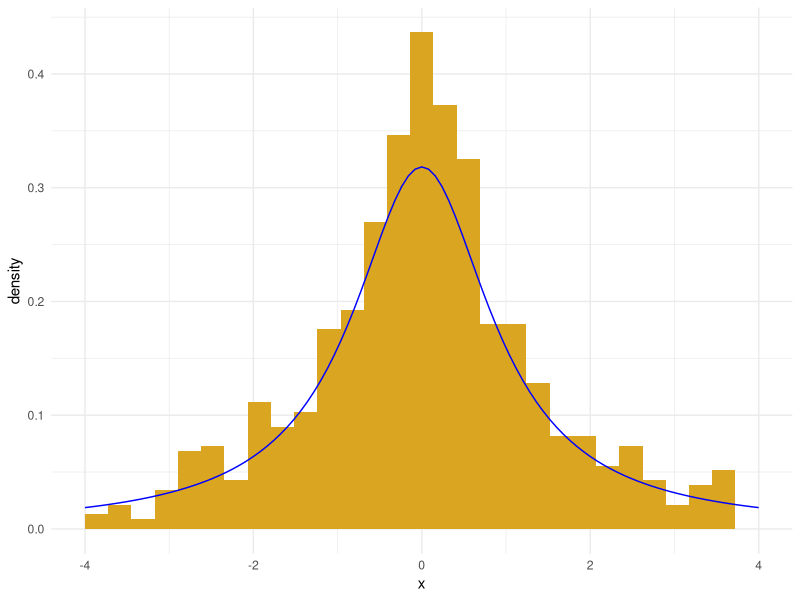
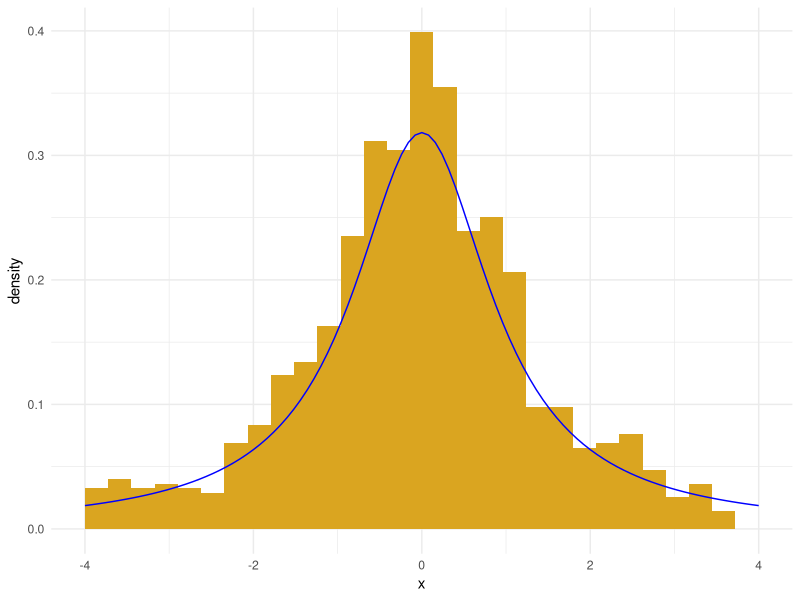
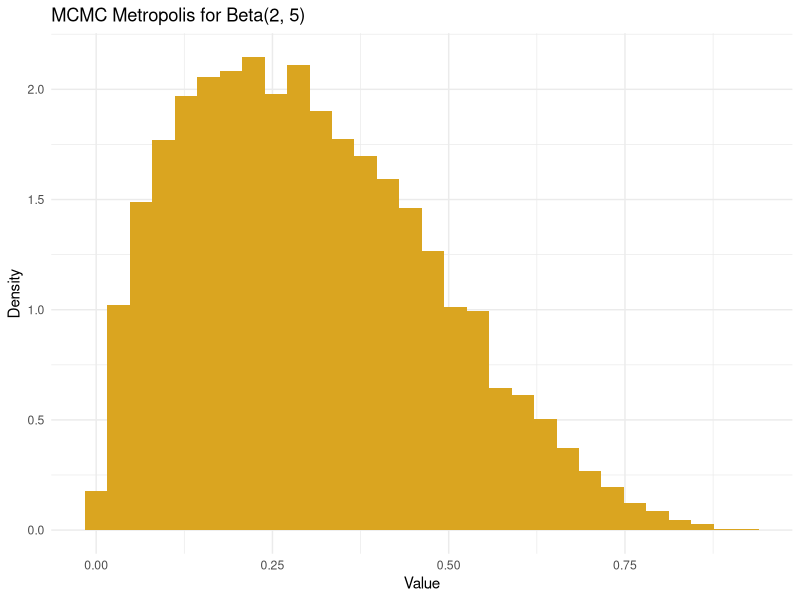
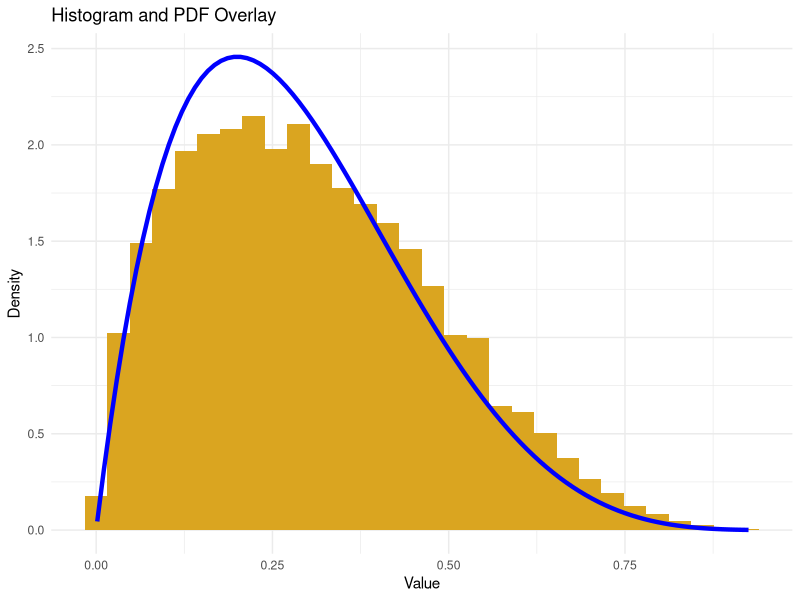

Here is the R script that generated these plots, in order:
## ---- chunk 1
knitr::opts_chunk$set(echo = TRUE)
library(rstudioapi)
library(ggplot2)
library(tidyverse)
## ---- chunk 2
# Function to draw random samples from Cauchy distribution using Inverse CDF
draw_cauchy_samples <- function(n) {
  # get n random values from U(0,1)
  probs <- runif(n)
  
  # Inverse CDF for Cauchy distribution
  x <- qcauchy(probs, location = 0, scale = 1)
  
  return(x)
}

# Number of samples
n_samples <- 1000

# Draw 1000 random samples from Cauchy distribution
cauchy_samples <- data.frame(x = draw_cauchy_samples(n_samples))

# Plot the histogram and the true Cauchy density
cauchy_samples %>% 
  ggplot() +
  geom_histogram(aes(x = x, y = ..density..), fill = "goldenrod", bins = 30) +
  stat_function(fun = dcauchy, color = "blue", args = list(location = 0, scale = 1)) +
  xlim(c(-4, 4)) +  # Set x-axis limits to [-4, 4]
  theme_minimal()
## ---- chunk 3
# Load required libraries
library(ggplot2)

# Function to draw random samples from Cauchy distribution
draw_cauchy_samples_accept_reject <- function(n) {
  # define Cauchy density
  dcauchy_custom <- function(x) {
    return(dcauchy(x, location = 0, scale = 1))
  }
  
  # define parameters
  M <- 2.6
  n_samples <- n
  
  # create a vector to store samples
  samples <- c()
  count <- 0
  
  while(length(samples) < n_samples) {
    count <- count + 1
    
    # sample at random from x in the interval [-4, 4]
    x <- runif(1, -4, 4)
    
    # calculate f(x)
    fx <- dcauchy_custom(x)
    
    # calculate M * g(x)
    Mgx <- M * dunif(x, -4, 4)  # Using a uniform distribution for g(x) in the interval [-4, 4]
    
    # calculate acceptance probability
    prob <- fx / Mgx
    
    # draw random sample from U(0, 1)
    q <- runif(1)
    
    # accept or reject sample
    if (q < prob) {
      samples <- append(samples, x)
    }
  }
  
  return(samples)
}

# Number of samples
n_samples <- 1000

# Draw 1000 random samples from Cauchy distribution using Accept-Reject method
cauchy_samples_accept_reject <- draw_cauchy_samples_accept_reject(n_samples)

# Plot the histogram and the true Cauchy density
data.frame(x = cauchy_samples_accept_reject) %>%
  ggplot() +
  geom_histogram(aes(x = x, y = ..density..), fill = "goldenrod", bins = 30) +
  stat_function(fun = dcauchy, color = "blue", args = list(location = 0, scale = 1)) +
  xlim(c(-4, 4)) +  # Set x-axis limits to [-4, 4]
  theme_minimal()
## ---- chunk 4
# Define the Beta distribution function
dbeta_custom <- function(x) {
  return(dbeta(x, shape1 = 2, shape2 = 5))
}

# MCMC Metropolis algorithm for Beta distribution
n_samples <- 10000
count <- 0
samples <- c()
burn_in <- 100

# Initial point
x <- runif(1)

while (length(samples) < (n_samples + burn_in)) {
  count <- count + 1
  
  # Calculate f(x)
  fx <- dbeta_custom(x)
  
  # Generate candidate point at random from a uniform distribution
  x.star <- runif(1)
  
  # Calculate f(x.star)
  fx.star <- dbeta_custom(x.star)
  
  # Accept or reject sample
  if (fx.star > fx) {
    samples <- append(samples, x.star)
    x <- x.star
  } else {
    # Draw random sample from U(0,1)
    q <- runif(1)
    if (q < (fx.star / fx)) {
      samples <- append(samples, x.star)
      x <- x.star
    }
  }
}

# Remove burn-in
samples <- samples[(burn_in + 1):length(samples)]

# Plot the sample
data.frame(x = samples) %>%
  ggplot() +
  geom_histogram(aes(x = x, y = ..density..), fill = "goldenrod", bins = 30) +
  labs(title = "MCMC Metropolis for Beta(2, 5)", x = "Value", y = "Density") +
  theme_minimal()
## ---- chunk 5
# Define the Beta distribution function
dbeta_custom <- function(x) {
  return(dbeta(x, shape1 = 2, shape2 = 5))
}

# Plot histogram and overlay PDF
data.frame(x = samples) %>%
  ggplot() +
  geom_histogram(aes(x = x, y = ..density..), fill = "goldenrod", bins = 30) +
  stat_function(fun = dbeta_custom, color = "blue", size = 1.5) +
  labs(title = "Histogram and PDF Overlay", x = "Value", y = "Density") +
  theme_minimal()
